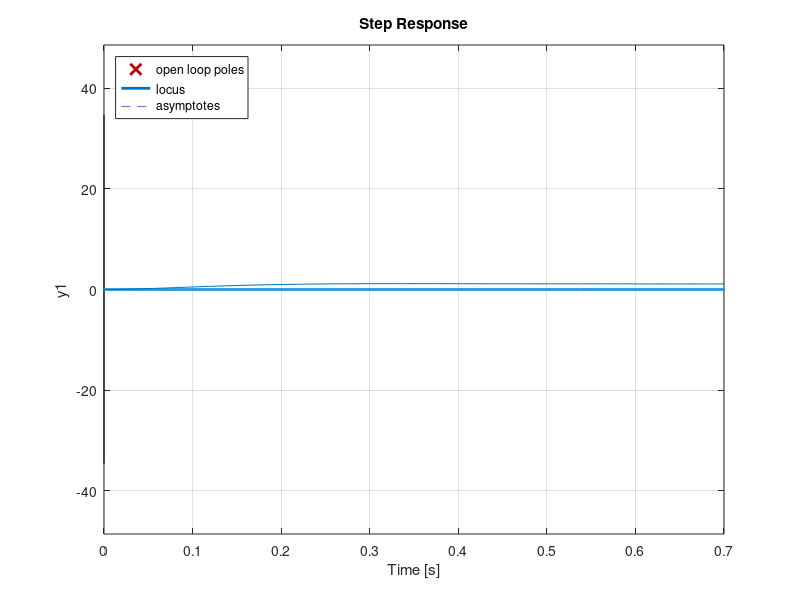

Write MATLAB code to recreate this figure.
close all; clear all; history -c; clc;
pkg load control;

s = tf('s');
G7 = 25/((s - 1)*(s + 20));

% Inciso 1:
% Si queremos una respuesta criticamente amortiguada, se tendran dos raices
% reales negativas e iguales, por lo que buscaremos que el LdR coincida con
% el eje x, osea que graficaremos el LdR y veremos este punto:
rlocus(G7)                                            % s71 = -9.5

% Se verifica que podemos obtener el valor, tanto analíticamente mediante su
% formula, como graficamente mediante el uso del rlocusx()
s71 = -9.5;
K = 1/abs(25/((s71 - 1)*(s71 + 20)))                 % k = 4.41

rlocusx(G7)                                          % k = 4.41 aproximadamente

% Inciso 2:
% Un sobrepasamiento máximo del 4% corresponde a un cierto valor de psita el
% cual se puede calcular a continuación:
psita = sqrt((log(0.04)^2)/(pi^2 + log(0.04)^2))     % psita = 0.7156
% Se verifica donde coinciden los valores de psita con el LdR mediante el rlocus
rlocus(G7); sgrid(psita, [20 40 60 80])

s72 = -9.5 + j*9.27;
K = 1/abs(25/((s72 - 1)*(s72 + 20)))                 % k = 7.8473
% Verificamos este resultado mediante el rlocusx():
rlocusx(G7)                                          % k = 7.85 aproximadamente

% Inciso 3:
FdTLC7 = feedback(G7*7.8473, 1);
step(FdTLC7)
